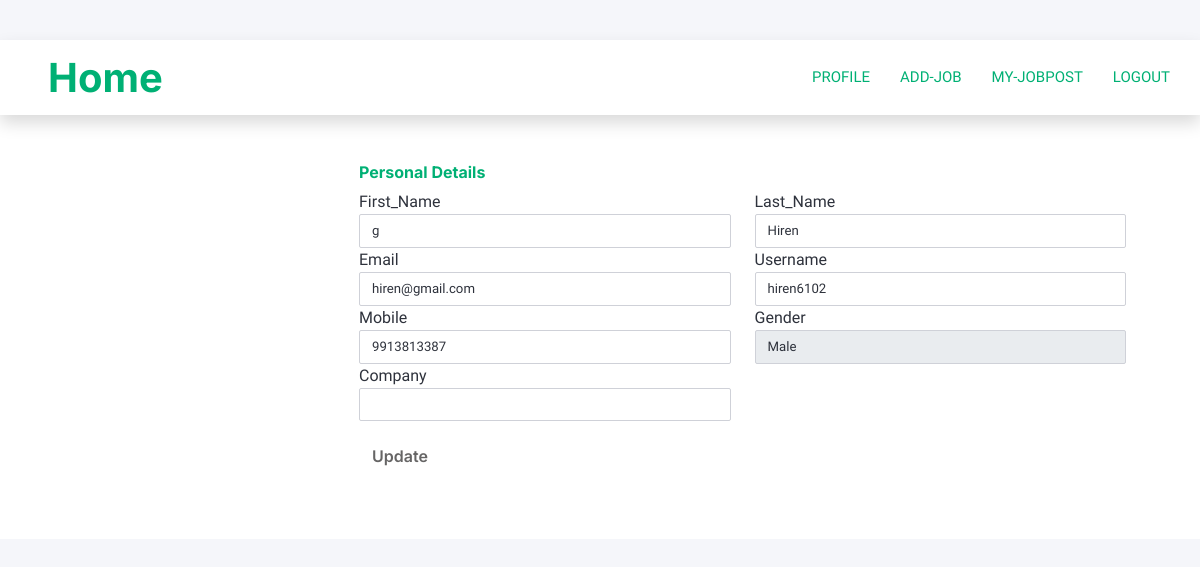
Page /profile/ (signed in) on the earlier database version.
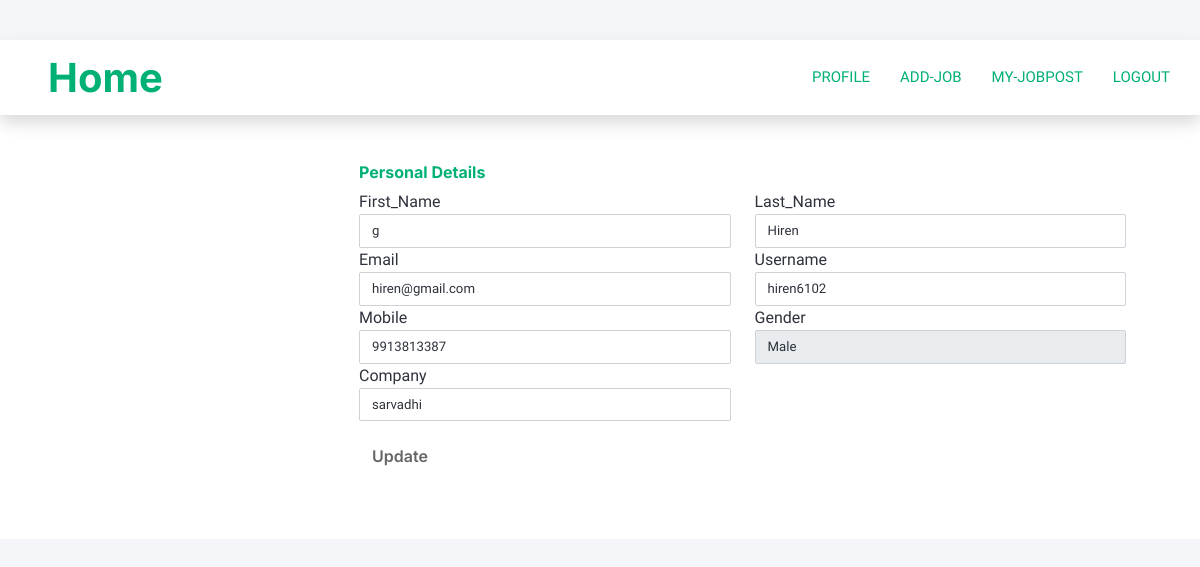
Same page on the later database version.
### myapp/models.py (models this page shows, shortened)
class User(AbstractUser):
    gender= (('male','Male'), ('female','Female'))
    email=models.EmailField(unique=True)
    gender=models.CharField(max_length=10,choices=gender,null=True,blank=True)
    mobile=models.CharField(max_length=15,null=True,blank=True)
    company_name=models.CharField(max_length=100,null=True,blank=True)
    role=models.CharField(default='hr',max_length=10)

### myapp/views.py (the view, shortened to what this page needs)
# urls.py: path('profile/',views.edit_profile,name='profile'),
@login_required(login_url='/login/')
def edit_profile(request):
    form=Editprofile(instance=request.user)
    return render(request,'hr/profile.html',{'form':form})

### myapp/forms.py
class Editprofile(forms.ModelForm):
    class Meta:
        model=User
        fields=['first_name','last_name','username','email','mobile','company_name','gender']
        widgets = {
            'gender': forms.Select(attrs={'class':'form-control'}),
            'first_name': forms.TextInput(attrs={'class':'form-control'}),
            'last_name': forms.TextInput(attrs={'class':'form-control'}),
            'username': forms.TextInput(attrs={'class':'form-control'}),
            'email': forms.TextInput(attrs={'class':'form-control'}),
            'mobile': forms.TextInput(attrs={'class':'form-control'}),
            'company_name': forms.TextInput(attrs={'class':'form-control'}),
        }

### myapp/templates/hr/profile.html (shortened to what this page needs)
{% extends 'header.html' %}
{% block content %}
   <div class="container">
    <div class="row gutters">
    <div class="col-xl-3 col-lg-3 col-md-12 col-sm-12 col-12">
    <div class="card h-100">
      <div class="card-body">
      </div>
    </div>
    </div>
    <div class="col-xl-9 col-lg-9 col-md-12 col-sm-12 col-12">
    <div class="card h-100">
      <form class="p-3 mt-3" method="POST">
      <div class="card-body">
        <div class="row gutters">
          <div class="col-xl-12 col-lg-12 col-md-12 col-sm-12 col-12">
            <h6 class="mb-2 text-primary">Personal Details</h6>
          </div>
          <div class="col-xl-6 col-lg-6 col-md-6 col-sm-6 col-12">
            <div class="form-group">
              <label for="fullName">First_Name</label>
              {{form.first_name}}
            </div>
          </div>
          <div class="col-xl-6 col-lg-6 col-md-6 col-sm-6 col-12">
            <div class="form-group">
              <label for="eMail">Last_Name</label>
              {{form.last_name}}
            </div>
          </div>
          <div class="col-xl-6 col-lg-6 col-md-6 col-sm-6 col-12">
            <div class="form-group">
              <label for="phone">Email</label>
              {{form.email}}
            </div>
          </div>
          <div class="col-xl-6 col-lg-6 col-md-6 col-sm-6 col-12">
            <div class="form-group">
              <label for="website">Username</label>
              {{form.username}}
            </div>
          </div>
        </div>
        <div class="row gutters">
          <div class="col-xl-6 col-lg-6 col-md-6 col-sm-6 col-12">
            <div class="form-group">
              <label for="Street">Mobile</label>
              {{form.mobile}}
            </div>
          </div>
          <div class="col-xl-6 col-lg-6 col-md-6 col-sm-6 col-12">
            <div class="form-group">
              <label for="Street">Gender</label>
              {{form.gender}}
            </div>
          </div>
          <div class="col-xl-6 col-lg-6 col-md-6 col-sm-6 col-12">
            <div class="form-group">
              <label for="Street">Company</label>
              {{form.company_name}}
            </div>
          </div>
        </div>
        <div class="row gutters">
          <div class="col-xl-12 col-lg-12 col-md-12 col-sm-12 col-12">
            <div class="text-right">
              <button class="btn mt-3">Update</button>
            </div>
          </div>
        </div>
      </div>
    </form>
    </div>
    </div>
    </div>
    </div>
{% endblock %}

Differences in the rows shown:
changed User "Hiren": company_name (not shown) → "sarvadhi"
